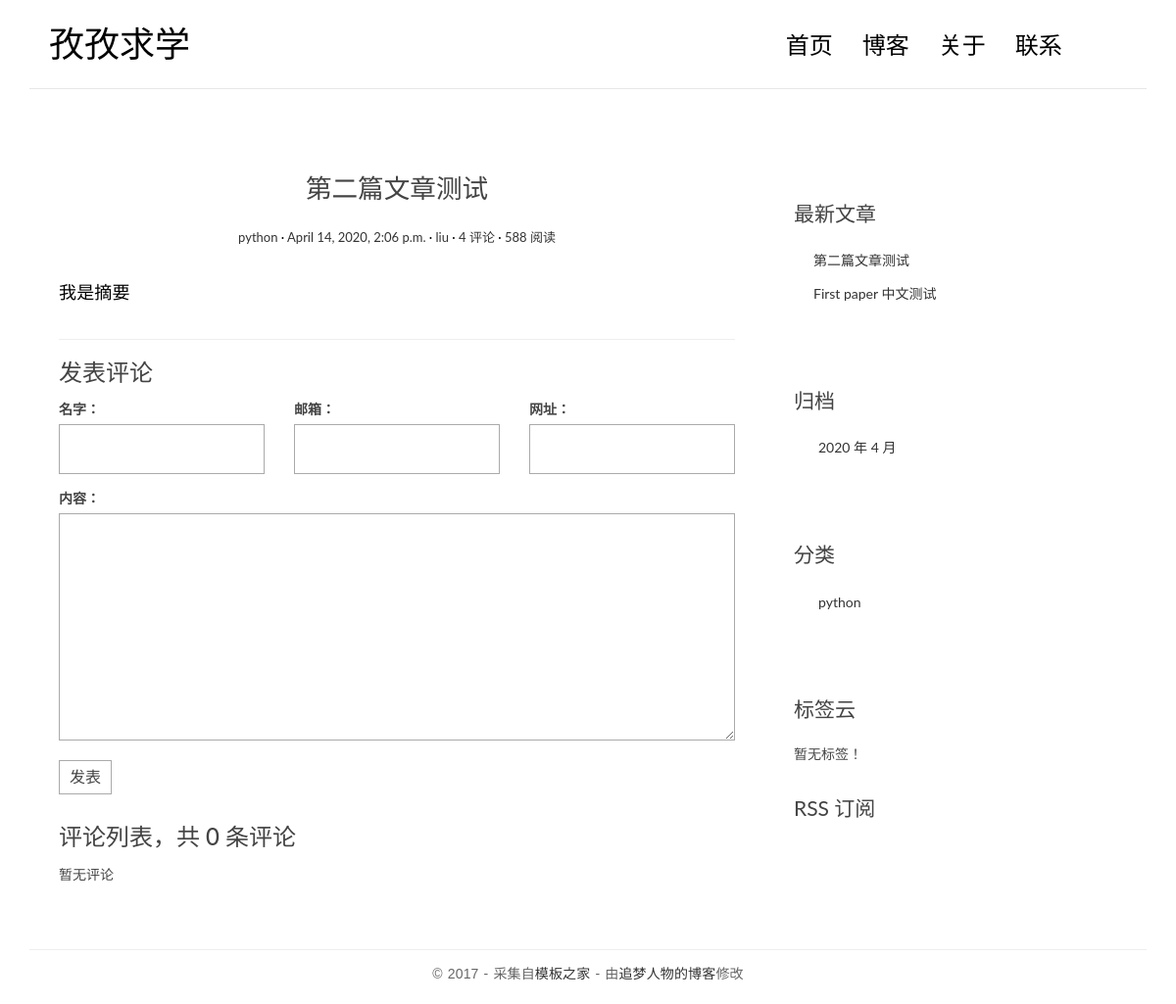
Page /posts/2/ on the earlier database version.
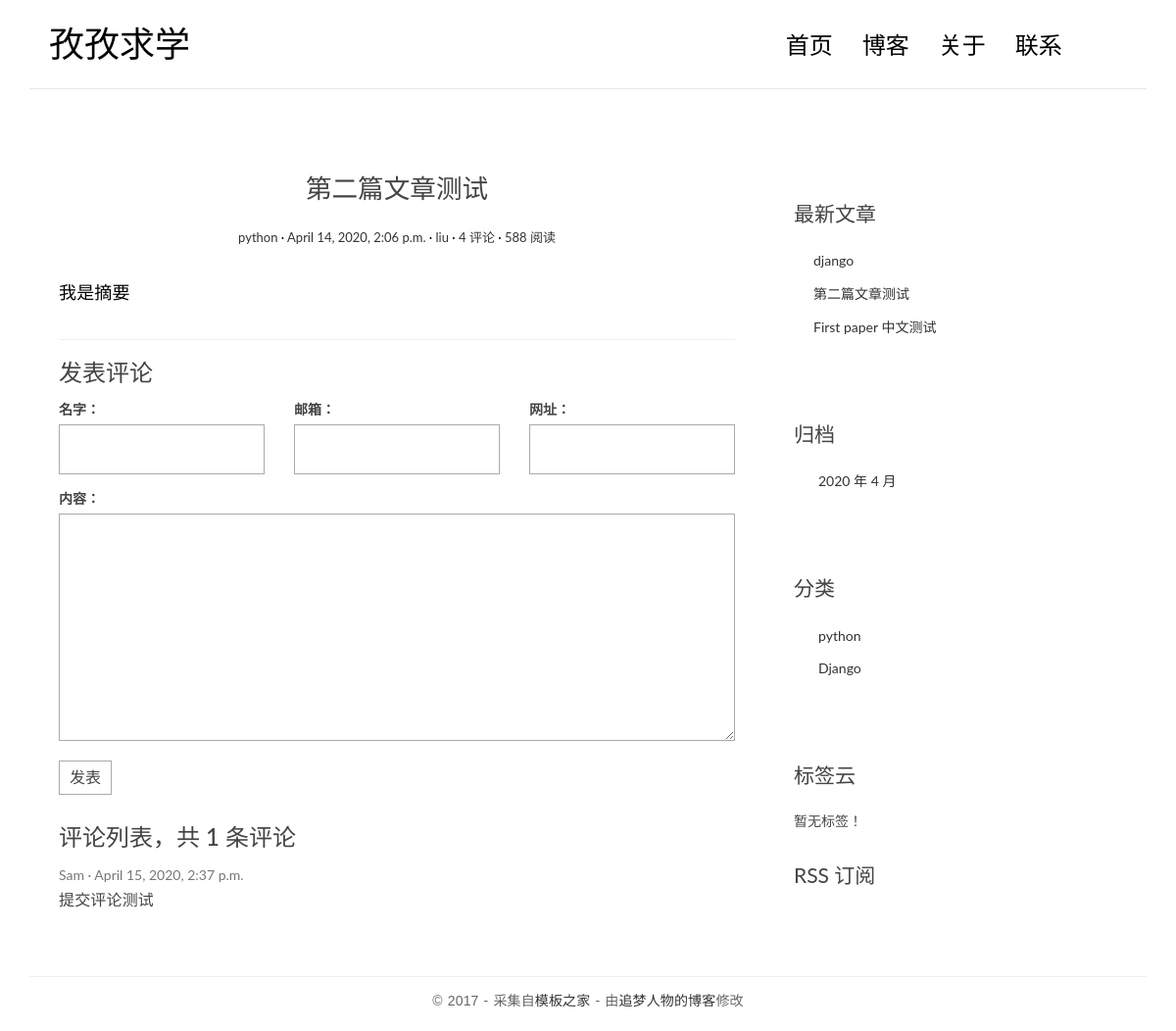
Same page on the later database version.
### blog/models.py (models this page shows, shortened)
class Post(models.Model):
    title = models.CharField('标题', max_length=70)
    body = models.TextField('正文')
    created_time = models.DateTimeField('创建时间', default=timezone.now)
    modified_time = models.DateTimeField('修改时间')
    excerpt = models.CharField('摘要', max_length=200, blank=True)
    category = models.ForeignKey(Category, verbose_name='分类', on_delete=models.CASCADE)
    tags = models.ManyToManyField(Tag, verbose_name='标签', blank=True)
    author = models.ForeignKey(User, verbose_name='作者', on_delete=models.CASCADE)
    class Meta:
        verbose_name = '文章'
        verbose_name_plural = verbose_name
        ordering = ['-created_time']
    def get_absolute_url(self):
        return reverse('blog:detail', kwargs={'pk': self.pk})

class Category(models.Model):
    name = models.CharField(max_length=100)
    class Meta:
        verbose_name = '分类'
        verbose_name_plural = verbose_name

### comments/models.py (models this page shows, shortened)
class Comment(models.Model):
    name = models.CharField('名字', max_length=50)
    email = models.EmailField('邮箱')
    url = models.URLField('网址', blank=True)
    text = models.TextField('内容')
    created_time = models.DateTimeField('创建时间', default=timezone.now)
    post = models.ForeignKey('blog.Post', verbose_name='文章', on_delete=models.CASCADE)
    class Meta:
        verbose_name = '评论'
        verbose_name_plural = verbose_name

### blog/views.py (the view)
# urls.py: path('posts/<int:pk>/', views.detail, name='detail'),
def detail(request, pk):
    post = get_object_or_404(Post, pk=pk)
    md = markdown.Markdown(extensions=[
        'markdown.extensions.extra',
        'markdown.extensions.codehilite',
        TocExtension(slugify=slugify),
    ])
    post.body = md.convert(post.body)
    m = re.search(r'<div class="toc">\s*<ul>(.*)</ul>\s*</div>', md.toc, re.S)
    post.toc = m.group(1) if m is not None else ''
    return render(request, 'blog/detail.html', context={'post': post})

### comments/forms.py
class CommentForm(forms.ModelForm):
    class Meta:
        model = Comment
        fields = ['name', 'email', 'url', 'text']

### blog/templatetags/blog_extras.py (called while the page is built)
@register.inclusion_tag('blog/inclusions/_recent_posts.html', takes_context=True)
def show_recent_posts(context, num=5):
    return {
        'recent_post_list': Post.objects.all().order_by('-created_time')[:num],
    }

@register.inclusion_tag('blog/inclusions/_archives.html', takes_context=True)
def show_archives(context):
    return {
        'date_list': Post.objects.dates('created_time', 'month', order='DESC'),
    }

@register.inclusion_tag('blog/inclusions/_categories.html', takes_context=True)
def show_categories(context):
    return {
        'category_list': Category.objects.all(),
    }

@register.inclusion_tag('blog/inclusions/_tags.html', takes_context=True)
def show_tags(context):
    return {
        'tag_list': Tag.objects.all(),
    }

### comments/templatetags/comments_extras.py (called while the page is built)
@register.inclusion_tag('comments/inclusions/_form.html', takes_context=True)
def show_comment_form(context, post, form=None):
    if form is None:
        form = CommentForm()
    return {
        'form': form,
        'post': post,
    }

@register.inclusion_tag('comments/inclusions/_list.html', takes_context=True)
def show_comments(context, post):
    comment_list = post.comment_set.all().order_by('-created_time')
    comment_count = comment_list.count()
    return {
        'comment_count': comment_count,
        'comment_list': comment_list,
    }

### templates/blog/detail.html (shortened to what this page needs)
<!DOCTYPE html>
{% extends 'base.html' %}
{% load comments_extras %}
{% block main %}
                <article class="post post-{{ post.pk }}">
  <header class="entry-header">
    <h1 class="entry-title">{{ post.title }}</h1>
    <div class="entry-meta">
      <span class="post-category"><a href="#">{{ post.category.name }}</a></span>
      <span class="post-date"><a href="#"><time class="entry-date"
                                                datetime="{{ post.created_time }}">{{ post.created_time }}</time></a></span>
      <span class="post-author"><a href="#">{{ post.author }}</a></span>
      <span class="comments-link"><a href="#">4 评论</a></span>
      <span class="views-count"><a href="#">588 阅读</a></span>
    </div>
  </header>
  <div class="entry-content clearfix">
    {{ post.body|safe }}
  </div>
</article>
                <section class="comment-area" id="comment-area">
                    <hr>
                    <h3>发表评论</h3>
        {% show_comment_form post %}
        <div class="comment-list-panel">
            {% show_comments post %}
        </div>
                </section>
{% endblock main %}

### templates/base.html (shortened to what this page needs)
<!DOCTYPE html>
{% load static %}
{% load blog_extras %}
<html>
<head>
    <link rel="stylesheet" href="http://code.ionicframework.com/ionicons/2.0.1/css/ionicons.min.css">
<link rel="stylesheet" href="{% static 'blog/css/bootstrap.min.css' %}">
  <link rel="stylesheet" href="{% static 'blog/css/pace.css' %}">
  <link rel="stylesheet" href="{% static 'blog/css/custom.css' %}">
     <link href="https://cdn.bootcss.com/highlight.js/9.15.8/styles/github.min.css" rel="stylesheet">
</head>
<body>
<div class="container">
    <header id="site-header">
        <div class="row">
            <div class="col-md-4 col-sm-5 col-xs-8">
                <div class="logo">
                    <h1><a href="{% url 'blog:index' %}"><b>孜孜求学</b></a></h1>
                </div>
            </div>
            <div class="col-md-8 col-sm-7 col-xs-4">
                <nav class="main-nav" role="navigation">
                    <div class="collapse navbar-collapse" id="bs-example-navbar-collapse-1">
                        <ul class="nav navbar-nav navbar-right">
                            <li class="cl-effect-11"><a href="index.html" data-hover="首页">首页</a></li>
                            <li class="cl-effect-11"><a href="full-width.html" data-hover="博客">博客</a></li>
                            <li class="cl-effect-11"><a href="about.html" data-hover="关于">关于</a></li>
                            <li class="cl-effect-11"><a href="contact.html" data-hover="联系">联系</a></li>
                        </ul>
                    </div>
                </nav>
            </div>
        </div>
    </header>
</div>
<div class="content-body">
    <div class="container">
        <div class="row">
            <main class="col-md-8">
    {% block main %}
    {% endblock main %}
</main>
            <aside class="col-md-4">
                <div class="widget widget-recent-posts">
{% show_recent_posts %}
                </div>
                <div class="widget widget-archives">
  {% show_archives %}
                </div>
                <div class="widget widget-category">
{% show_categories %}
                </div>
                <div class="widget widget-tag-cloud">
                     {% show_tags %}
                </div>
                <div class="rss">
                    <a href=""> RSS 订阅</a>
                </div>
            </aside>
        </div>
    </div>
</div>
<footer id="site-footer">
    <div class="container">
        <div class="row">
            <div class="col-md-12">
                <p class="copyright">&copy 2017 - 采集自<a href="http://www.cssmoban.com/"
                                                        target="_blank" title="模板之家">模板之家</a>
                    - 由<a href="http://zmrenwu.com/" title="网页模板" target="_blank">追梦人物的博客</a>修改
                </p>
            </div>
        </div>
    </div>
</footer>
<body>
</body>
</body>
</html>

### templates/comments/inclusions/_form.html (shortened to what this page needs)
<form action="{% url 'comments:comment' post.pk %}" method="post" class="comment-form">
  <div class="row">
    <div class="col-md-4">
      <label for="{{ form.name.id_for_label }}">{{ form.name.label }}：</label>
      {{ form.name }}
    </div>
    <div class="col-md-4">
      <label for="{{ form.email.id_for_label }}">{{ form.email.label }}：</label>
      {{ form.email }}
    </div>
    <div class="col-md-4">
      <label for="{{ form.url.id_for_label }}">{{ form.url.label }}：</label>
      {{ form.url }}
    </div>
    <div class="col-md-12">
      <label for="{{ form.text.id_for_label }}">{{ form.text.label }}：</label>
      {{ form.text }}
      <button type="submit" class="comment-btn">发表</button>
    </div>
  </div>
</form>

### templates/comments/inclusions/_list.html
<h3>评论列表，共 <span>{{ comment_count }}</span> 条评论</h3>
<ul class="comment-list list-unstyled">
  {% for comment in comment_list %}
    <li class="comment-item">
      <span class="nickname">{{ comment.name }}</span>
      <time class="submit-date" datetime="{{ comment.created_time }}">{{ comment.created_time }}</time>
      <div class="text">
        {{ comment.text|linebreaks }}
      </div>
    </li>
  {% empty %}
    暂无评论
  {% endfor %}
</ul>

### templates/blog/inclusions/_recent_posts.html
<div class="widget widget-recent-posts">
  <h3 class="widget-title">最新文章</h3>
  <ul>
    {% for post in recent_post_list %}
      <li>
        <a href="{{ post.get_absolute_url }}">{{ post.title }}</a>
      </li>
    {% empty %}
      暂无文章！
    {% endfor %}
  </ul>
</div>

### templates/blog/inclusions/_archives.html
<div class="widget widget-archives">
  <h3 class="widget-title">归档</h3>
  <ul>
    {% for date in date_list %}
      <li>
          <a href="{% url 'blog:archive' date.year date.month %}">
    {{ date.year }} 年 {{ date.month }} 月
  </a>
      </li>
    {% endfor %}
  </ul>
</div>

### templates/blog/inclusions/_categories.html
<div class="widget widget-category">
  <h3 class="widget-title">分类</h3>
  <ul>
    {% for category in category_list %}
<li>
  <a href="{% url 'blog:category' category.pk %}">{{ category.name }}</a>
</li>
    {% endfor %}
  </ul>
</div>

### templates/blog/inclusions/_tags.html
<div class="widget widget-tag-cloud">
  <h3 class="widget-title">标签云</h3>
  <ul>
    {% for tag in tag_list %}
  <li>
    <a href="{% url 'blog:tag' tag.pk %}">{{ tag.name }}</a>
  </li>
    {% empty %}
      暂无标签！
    {% endfor %}
  </ul>
</div>

### blog/static/blog/css/custom.css (style rules this page uses)
* { outline: none; }
h1, h2, h3, h4, h5, h6 { margin-top: 0; }
b { font-weight: 400; }
a { color: #333; }
body { color: #444; font-family: 'Lato', sans-serif; }
p { font-family: 'Ubuntu', sans-serif; font-weight: 400; word-spacing: 1px; letter-spacing: 0.01em; }
#site-header { background-color: #FFF; padding: 25px 20px; margin-bottom: 40px; border-bottom: 1px solid #e7e7e7; }
.logo h1 a { color: #000; }
.logo h1 { margin: 0; font-family: 'Lato', sans-serif; font-weight: 300; }
.main-nav { margin-top: 11px; max-width: 95%; }
.main-nav a { color: #000000 !important; padding: 0 0 5px 0 !important; margin-right: 30px; font-family: 'Lato', sans-serif; font-weight: 300; font-size: 24px; }
.cl-effect-11 a { padding: 10px 0; color: #0972b4; text-shadow: none; }
.cl-effect-11 a::before { position: absolute; top: 0; left: 0; overflow: hidden; padding: 0 0 5px 0 !important; max-width: 0; border-bottom: 1px solid #000; color: #000; content: attr(data-hover); white-space: nowrap; -webkit-transition: max-width 0.5s; -moz-transition: max-width 0.5s; transition: max-width 0.5s; }
.content-body { padding-bottom: 4em; }
.post { background: #fff; padding: 30px 30px 0; }
.entry-title { text-align: center; font-size: 1.9em; margin-bottom: 20px; line-height: 1.6; padding: 10px 20px 0; }
.entry-meta { text-align: center; color: #DDDDDD; font-size: 13px; margin-bottom: 30px; }
.entry-content { font-size: 18px; line-height: 1.9; font-weight: 300; color: #000; }
.post-category::after, .post-date::after, .post-author::after, .comments-link::after { content: ' ·'; color: #000; }
.widget { background: #fff; padding: 30px 0 0; }
.widget-title { font-size: 1.5em; margin-bottom: 20px; line-height: 1.6; padding: 10px 0 0; font-weight: 400; }
.widget-recent-posts ul { padding: 0; margin: 0; padding-left: 20px; }
.widget-recent-posts ul li { list-style-type: none; position: relative; line-height: 170%; margin-bottom: 10px; }
.widget-recent-posts ul li::before { content: '\f3d3'; font-family: "Ionicons"; position: absolute; left: -17px; top: 3px; font-size: 16px; color: #000; }
.widget-archives ul { padding: 0; margin: 0; padding-left: 25px; }
.widget-archives ul li { list-style-type: none; position: relative; line-height: 170%; margin-bottom: 10px; }
.widget-archives ul li::before { content: '\f3f3'; font-family: "Ionicons"; position: absolute; left: -25px; top: 1px; font-size: 16px; color: #000; }
.widget-category ul { padding: 0; margin: 0; padding-left: 25px; }
.widget-category ul li { list-style-type: none; position: relative; line-height: 170%; margin-bottom: 10px; }
.widget-category ul li::before { content: '\f3fe'; font-family: "Ionicons"; position: absolute; left: -25px; top: 1px; font-size: 18px; color: #000; }
.widget-tag-cloud ul { padding: 0; margin: 0; margin-right: -10px; }
.rss { font-size: 21px; margin-top: 30px; }
.rss a { color: #444; }
#site-footer { padding-top: 10px; padding: 0 0 1.5em 0; }
.copyright { text-align: center; padding-top: 1em; margin: 0; border-top: 1px solid #eee; color: #666; }
.contact-form input, .comment-form input { border: 1px solid #aaa; margin-bottom: 15px; width: 100%; padding: 15px 15px; font-size: 16px; line-height: 100%; transition: 0.4s border-color linear; }
.contact-form textarea, .comment-form textarea { border: 1px solid #aaa; margin-bottom: 15px; width: 100%; padding: 15px 15px; font-size: 16px; line-height: 20px !important; min-height: 183px; transition: 0.4s border-color linear; }
.comment-area { padding: 0 30px 0; }
.comment-form { margin-top: 15px; }
.comment-form .comment-btn { background-color: #fff; border: 1px solid #aaa; font-size: 16px; padding: 5px 10px; }
.comment-list-panel { margin-top: 30px; }
.comment-list { margin-top: 15px; }
.comment-item .nickname, .comment-item .submit-date { color: #777; font-size: 14px; }
.comment-item .nickname:after { content: ' ·'; }
.comment-item .text { padding-top: 5px; font-size: 16px; }

Differences in the rows shown:
added Comment: name "Sam", created_time "April 15, 2020, 2:37 p.m.", text "提交评论测试"
added Post: title "django"
added Category: name "Django"
Other differences:
{{ comment_count }}: "0" → "1"
text no longer shown: "暂无评论"
